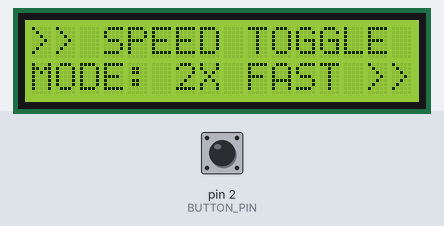
This sketch was run on a simulated Arduino Uno, built with avr-gcc and run on an emulated ATmega328P. Shown: 16×2 character LCD. The test bench sets the inputs (shaded band); at power-on: pin 2 (BUTTON_PIN) HIGH. Random numbers use the default seed unless the sketch sets one; what the sketch prints to the serial monitor is not drawn.

Above: at 1.7 s.
1.8 s: pin 2 (BUTTON_PIN) pulled LOW for 1 s
3.4 s: pin 2 (BUTTON_PIN) pulled LOW for 0.15 s
At 3.67 s:
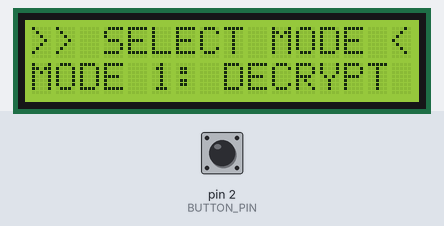
4.1 s: pin 2 (BUTTON_PIN) pulled LOW for 0.15 s
At 4.37 s:
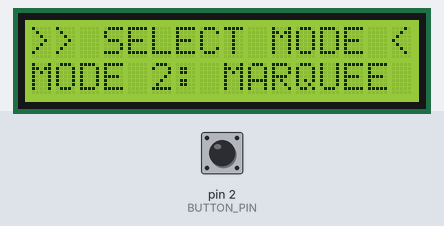
4.8 s: pin 2 (BUTTON_PIN) pulled LOW for 3.2 s
At 5.05 s:
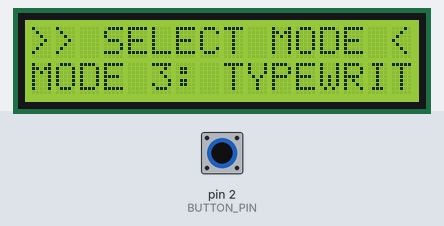
8.6 s: pin 2 (BUTTON_PIN) pulled LOW for 0.15 s
At 8.89 s:
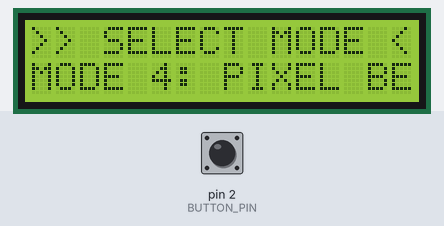
9.3 s: pin 2 (BUTTON_PIN) pulled LOW for 1 s
At 9.57 s:
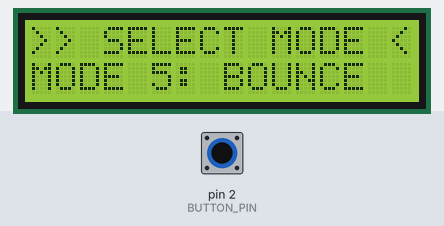

The sketch:

lcd_text_animation.ino
```cpp
/*
 ==============================================================================
  專案名稱: Arduino Uno v3 LCD 文字動畫互動系統 (Text Animation System)
  課程適用: ATB507 Interactive Arts and Technology / 互動藝術與科技
  硬體配備:
    1. Arduino Uno R3 (v3)
    2. LCD 1602 顯示螢幕 (支援 I2C 四線模式 或 原生平行 16 腳位模式)
    3. Digital Push Button v3 數位按鈕模組 (DFRobot Gravity / 標準按鈕)

  功能亮點:
    - 6種精美文字動畫模式 (開機儀式、黑客解碼、雙向走馬燈、打字機敘事、像素心跳音波、彈跳文字)
    - 採用非阻塞 millis() 狀態機架構，按鈕隨按隨響，毫無延遲卡頓
    - 支援「短按切換動畫模式」與「長按切換播放速度 (正常/倍速)」
    - 內建 8 組自訂 5x8 點陣像素圖案 (大小愛心跳動、4段式等化器音波、音符、游標)
    - 透過宏開關 #define USE_I2C_LCD 自由切換 I2C 與 平行 LCD 接口
 ==============================================================================
*/

// ========================【硬體規格與模式配置】========================
// 若使用 I2C 轉接板 (4條線: GND, VCC, SDA, SCL)，請設為 true
// 若使用標準 16 腳位 LCD1602 (無 I2C 模組)，請設為 false
#define USE_I2C_LCD true

// 按鈕接腳 (Digital Push Button v3 的信號腳 D/OUT)
// 推薦接到數位腳位 2 (Arduino Uno 的中斷腳位)
#define BUTTON_PIN 2

// 按鈕按下時的電平 (DFRobot Digital Push Button v3 預設按下為 HIGH)
// 若使用上拉電阻或按下為低電平的按鈕，可改為 LOW
#define BUTTON_PRESSED_STATE HIGH

// ========================【引入程式庫與初始化】========================
#if USE_I2C_LCD
  #include <Wire.h>
  #include <LiquidCrystal_I2C.h>
  // 常見 I2C 位址為 0x27 或 0x3F，若螢幕無顯示請嘗試改為 0x3F
  LiquidCrystal_I2C lcd(0x27, 16, 2);
#else
  #include <LiquidCrystal.h>
  // 標準平行腳位接法: RS, Enable, D4, D5, D6, D7
  LiquidCrystal lcd(12, 11, 5, 4, 3, 2);
#endif

// ========================【自訂 5x8 點陣字元圖形】========================
// LCD1602 最多支援 8 個自訂圖元 (編號 0 ~ 7)
const byte customCharData[8][8] = {
  // 0: 大愛心 (Big Heart)
  {
    0b00000,
    0b01010,
    0b11111,
    0b11111,
    0b11111,
    0b01110,
    0b00100,
    0b00000
  },
  // 1: 小愛心 (Small Heart)
  {
    0b00000,
    0b00000,
    0b01010,
    0b01110,
    0b00100,
    0b00000,
    0b00000,
    0b00000
  },
  // 2: 音符 (Music Note)
  {
    0b00010,
    0b00011,
    0b00010,
    0b00010,
    0b01110,
    0b11110,
    0b01100,
    0b00000
  },
  // 3: 等化器 1 格高 (Bar 1)
  {
    0b00000,
    0b00000,
    0b00000,
    0b00000,
    0b00000,
    0b00000,
    0b11111,
    0b11111
  },
  // 4: 等化器 2 格高 (Bar 2)
  {
    0b00000,
    0b00000,
    0b00000,
    0b00000,
    0b11111,
    0b11111,
    0b11111,
    0b11111
  },
  // 5: 等化器 3 格高 (Bar 3)
  {
    0b00000,
    0b00000,
    0b11111,
    0b11111,
    0b11111,
    0b11111,
    0b11111,
    0b11111
  },
  // 6: 等化器 全滿 (Bar 4)
  {
    0b11111,
    0b11111,
    0b11111,
    0b11111,
    0b11111,
    0b11111,
    0b11111,
    0b11111
  },
  // 7: 終端實心方塊 (Solid Block Cursor)
  {
    0b11111,
    0b11111,
    0b11111,
    0b11111,
    0b11111,
    0b11111,
    0b11111,
    0b11111
  }
};

// ========================【系統狀態與動畫變數】========================
const int TOTAL_MODES = 6;
int currentMode = 0;              // 當前動畫模式 (0 ~ 5)
bool isFastSpeed = false;          // 長按切換為加速模式

// 按鈕防抖與長按檢測變數
int lastButtonState = !BUTTON_PRESSED_STATE;
unsigned long buttonPressStartTime = 0;
bool longPressTriggered = false;
unsigned long lastDebounceTime = 0;
const unsigned long DEBOUNCE_DELAY = 40;     // 40ms 軟體防抖
const unsigned long LONG_PRESS_TIME = 1000;  // 1.0秒判定為長按

// 動畫計時變數 (完全採用非阻塞 millis() 調度)
unsigned long lastAnimUpdate = 0;
int animStep = 0;
int subStep = 0;

// 動畫文字字串常數
const char* const WELCOME_TITLE = "ATB507 ARDUINO";
const char* const WELCOME_SUB   = "[PRESS BUTTON]";

const char* const DECRYPT_LINE1 = "INTERACTIVE ART";
const char* const DECRYPT_LINE2 = "CREATIVE CODE OK";

const char* const MARQUEE_LINE1 = "ATB507 INTERACTIVE ARTS AND TECHNOLOGY * ARDUINO UNO V3 * ";
const char* const MARQUEE_LINE2 = "DIGITAL PUSH BUTTON V3 * 1602 LCD ANIMATION SHOWCASE * ";

const char* const TYPEWRITER_TEXT1 = "Hello, ATB507!";
const char* const TYPEWRITER_TEXT2 = "Code is Art :)";

// ========================【函式原型宣告】========================
void handleButton();
void switchMode(int newMode);
void displayModeBanner(const char* title);
void updateAnimation();

void animMode0_Welcome();
void animMode1_Decrypt();
void animMode2_Marquee();
void animMode3_Typewriter();
void animMode4_PixelVisualizer();
void animMode5_BounceText();

// ========================【初始化 setup()】========================
void setup() {
  Serial.begin(9600);
  Serial.println(F("Arduino LCD Text Animation System Initialized!"));

  // 按鈕腳位設定
  pinMode(BUTTON_PIN, INPUT);

  // 初始化 LCD 螢幕
  #if USE_I2C_LCD
    lcd.init();
    lcd.backlight();
  #else
    lcd.begin(16, 2);
  #endif

  // 註冊 8 組自訂字元
  for (int i = 0; i < 8; i++) {
    lcd.createChar(i, (uint8_t*)customCharData[i]);
  }

  lcd.clear();
  switchMode(0);
}

// ========================【主循環 loop()】========================
void loop() {
  // 1. 處理按鈕輸入 (高頻響應，毫秒級防抖)
  handleButton();

  // 2. 驅動當前文字動畫 (非阻塞更新)
  updateAnimation();
}

// ========================【按鈕檢測與狀態切換】========================
void handleButton() {
  int reading = digitalRead(BUTTON_PIN);
  unsigned long now = millis();

  // 檢測電平變化並執行防抖
  if (reading != lastButtonState) {
    lastDebounceTime = now;
  }

  if ((now - lastDebounceTime) > DEBOUNCE_DELAY) {
    // 按鍵剛剛被按下
    if (reading == BUTTON_PRESSED_STATE && buttonPressStartTime == 0) {
      buttonPressStartTime = now;
      longPressTriggered = false;
    }
    // 按鍵持續按住中：檢測是否觸發長按
    else if (reading == BUTTON_PRESSED_STATE && buttonPressStartTime > 0) {
      if (!longPressTriggered && (now - buttonPressStartTime >= LONG_PRESS_TIME)) {
        longPressTriggered = true;
        // 長按事件：切換動畫速度 (正常 / 加速)
        isFastSpeed = !isFastSpeed;

        // 螢幕短暫提示速度切換
        lcd.clear();
        lcd.setCursor(0, 0);
        lcd.print(F(">> SPEED TOGGLE"));
        lcd.setCursor(0, 1);
        if (isFastSpeed) {
          lcd.print(F("MODE: 2X FAST >>"));
        } else {
          lcd.print(F("MODE: 1X NORMAL"));
        }
        delay(600); // 短暫提示停留
        switchMode(currentMode); // 重新載入當前動畫
      }
    }
    // 按鍵放開
    else if (reading != BUTTON_PRESSED_STATE && buttonPressStartTime > 0) {
      // 若未觸發長按，則視為「短按」：切換至下一個動畫模式
      if (!longPressTriggered) {
        int nextMode = (currentMode + 1) % TOTAL_MODES;
        switchMode(nextMode);
      }
      buttonPressStartTime = 0;
    }
  }

  lastButtonState = reading;
}

// ========================【切換動畫模式】========================
void switchMode(int newMode) {
  currentMode = newMode;
  animStep = 0;
  subStep = 0;
  lastAnimUpdate = millis();
  lcd.clear();

  Serial.print(F("Switched to Mode: "));
  Serial.println(currentMode);

  // 顯示模式過渡標籤
  switch (currentMode) {
    case 0: displayModeBanner("MODE 0: WELCOME"); break;
    case 1: displayModeBanner("MODE 1: DECRYPT"); break;
    case 2: displayModeBanner("MODE 2: MARQUEE"); break;
    case 3: displayModeBanner("MODE 3: TYPEWRITER"); break;
    case 4: displayModeBanner("MODE 4: PIXEL BEAT"); break;
    case 5: displayModeBanner("MODE 5: BOUNCE"); break;
  }
}

// 模式切換時的短暫過渡效果
void displayModeBanner(const char* title) {
  lcd.clear();
  lcd.setCursor(0, 0);
  lcd.print(F(">> SELECT MODE <<"));
  lcd.setCursor(0, 1);
  lcd.print(title);
  delay(350); // 短暫提示停留
  lcd.clear();
}

// ========================【動畫總調度器】========================
void updateAnimation() {
  switch (currentMode) {
    case 0: animMode0_Welcome(); break;
    case 1: animMode1_Decrypt(); break;
    case 2: animMode2_Marquee(); break;
    case 3: animMode3_Typewriter(); break;
    case 4: animMode4_PixelVisualizer(); break;
    case 5: animMode5_BounceText(); break;
  }
}

// ==============================================================================
// 模式 0: 開機儀式與互動引導 (Welcome & Interaction Guide)
// 第一行呼吸置中顯示，第二行閃爍指示箭頭提示點擊按鈕
// ==============================================================================
void animMode0_Welcome() {
  unsigned long interval = isFastSpeed ? 250 : 500;
  if (millis() - lastAnimUpdate < interval) return;
  lastAnimUpdate = millis();

  // 第一行：常駐置中標題
  lcd.setCursor(1, 0);
  lcd.print(WELCOME_TITLE);

  // 第二行：按鈕引導與跳動圖示
  lcd.setCursor(0, 1);
  if (animStep % 2 == 0) {
    lcd.write(byte(0)); // 大愛心圖示
    lcd.print(F(" PRESS BUTTON "));
    lcd.write(byte(0));
  } else {
    lcd.write(byte(1)); // 小愛心圖示
    lcd.print(F(" >>>> PUSH <<<< "));
    lcd.write(byte(1));
  }
  animStep++;
}

// ==============================================================================
// 模式 1: 黑客矩陣密碼解碼動畫 (Hacker Cyber Decrypt Animation)
// 字符初始時隨機亂碼閃爍，隨後從左到右一個個「破解鎖定」成真實文字
// ==============================================================================
void animMode1_Decrypt() {
  unsigned long interval = isFastSpeed ? 40 : 80;
  if (millis() - lastAnimUpdate < interval) return;
  lastAnimUpdate = millis();

  int len1 = strlen(DECRYPT_LINE1);
  int len2 = strlen(DECRYPT_LINE2);

  // 隨機字符集供解碼過渡使用
  const char randomCharset[] = "0123456789ABCDEF$#@%&*!~";
  int charsetSize = sizeof(randomCharset) - 1;

  // 行 1 處理
  lcd.setCursor(0, 0);
  for (int i = 0; i < 16; i++) {
    if (i < len1) {
      if (i < animStep) {
        lcd.print(DECRYPT_LINE1[i]); // 已破解完成的字元
      } else if (i == animStep) {
        lcd.write(byte(7));          // 正在破解的光標方塊
      } else {
        lcd.print(randomCharset[random(0, charsetSize)]); // 雜湊亂碼
      }
    } else {
      lcd.print(' ');
    }
  }

  // 行 2 處理 (在行 1 破解一定長度後開始破解行 2)
  lcd.setCursor(0, 1);
  for (int i = 0; i < 16; i++) {
    if (i < len2) {
      if (animStep >= len1 && i < (animStep - len1)) {
        lcd.print(DECRYPT_LINE2[i]); // 已破解完成的字元
      } else if (animStep >= len1 && i == (animStep - len1)) {
        lcd.write(byte(7));          // 解碼光標
      } else {
        lcd.print(randomCharset[random(0, charsetSize)]);
      }
    } else {
      lcd.print(' ');
    }
  }

  // 解碼步進推進
  subStep++;
  if (subStep % 2 == 0) {
    animStep++;
  }

  // 解碼全部完成後停留並重啟循環
  if (animStep > (len1 + len2 + 8)) {
    animStep = 0;
    subStep = 0;
    lcd.clear();
  }
}

// ==============================================================================
// 模式 2: 雙向平滑走馬燈 (Dual-Direction Smooth Marquee)
// 第一行向左奔流滾動，第二行向右奔流滾動，構成流體視覺
// ==============================================================================
void animMode2_Marquee() {
  unsigned long interval = isFastSpeed ? 160 : 300;
  if (millis() - lastAnimUpdate < interval) return;
  lastAnimUpdate = millis();

  int len1 = strlen(MARQUEE_LINE1);
  int len2 = strlen(MARQUEE_LINE2);

  // 第一行：向左滾動 (Left Scroll)
  lcd.setCursor(0, 0);
  for (int i = 0; i < 16; i++) {
    int charIndex = (animStep + i) % len1;
    lcd.print(MARQUEE_LINE1[charIndex]);
  }

  // 第二行：向右滾動 (Right Scroll)
  lcd.setCursor(0, 1);
  for (int i = 0; i < 16; i++) {
    int charIndex = (len2 * 50 - animStep + i) % len2;
    if (charIndex < 0) charIndex += len2;
    lcd.print(MARQUEE_LINE2[charIndex]);
  }

  animStep++;
}

// ==============================================================================
// 模式 3: 打字機敘事動畫 (Typewriter Storyteller Effect)
// 文字像打字機一樣逐字打印，帶閃爍下劃線游標，標點符號自動暫停
// ==============================================================================
void animMode3_Typewriter() {
  unsigned long interval = isFastSpeed ? 80 : 160;
  if (millis() - lastAnimUpdate < interval) return;
  lastAnimUpdate = millis();

  int len1 = strlen(TYPEWRITER_TEXT1);
  int len2 = strlen(TYPEWRITER_TEXT2);

  if (subStep == 0) {
    // 階段 0: 打印第一行
    if (animStep <= len1) {
      lcd.setCursor(0, 0);
      for (int i = 0; i < animStep; i++) {
        lcd.print(TYPEWRITER_TEXT1[i]);
      }
      if (animStep < len1) {
        lcd.print('_'); // 閃爍打字游標
      }
      animStep++;
    } else {
      subStep = 1; // 第一行完畢，準備打印第二行
      animStep = 0;
    }
  } else if (subStep == 1) {
    // 階段 1: 第一行保持，打印第二行
    lcd.setCursor(0, 0);
    lcd.print(TYPEWRITER_TEXT1);

    if (animStep <= len2) {
      lcd.setCursor(0, 1);
      for (int i = 0; i < animStep; i++) {
        lcd.print(TYPEWRITER_TEXT2[i]);
      }
      if (animStep < len2) {
        lcd.print('_');
      }
      animStep++;
    } else {
      subStep = 2; // 全部打印完畢，進入閱讀停留階段
      animStep = 0;
    }
  } else if (subStep == 2) {
    // 階段 2: 停頓閱讀，游標持續呼吸閃爍
    lcd.setCursor(0, 0);
    lcd.print(TYPEWRITER_TEXT1);
    lcd.setCursor(0, 1);
    lcd.print(TYPEWRITER_TEXT2);
    lcd.setCursor(len2, 1);
    if ((animStep % 2) == 0) {
      lcd.print('_');
    } else {
      lcd.print(' ');
    }

    animStep++;
    if (animStep > 12) { // 閱讀停留結束，清屏重新開始
      subStep = 0;
      animStep = 0;
      lcd.clear();
    }
  }
}

// ==============================================================================
// 模式 4: 像素微動畫與音波等化器 (Pixel Heartbeat & Audio Equalizer)
// 運用 8 組 5x8 自訂點陣：愛心跳動 + 4 段動態音頻頻譜柱狀圖
// ==============================================================================
void animMode4_PixelVisualizer() {
  unsigned long interval = isFastSpeed ? 100 : 200;
  if (millis() - lastAnimUpdate < interval) return;
  lastAnimUpdate = millis();

  // 第一行：愛心跳動與標題
  lcd.setCursor(0, 0);
  if (animStep % 2 == 0) {
    lcd.write(byte(0)); // 大心
    lcd.print(F(" TECH PULSE "));
    lcd.write(byte(0));
    lcd.print(F(" "));
    lcd.write(byte(2)); // 音符
  } else {
    lcd.write(byte(1)); // 小心
    lcd.print(F(" TECH PULSE "));
    lcd.write(byte(1));
    lcd.print(F(" "));
    lcd.print(F(" "));
  }

  // 第二行：16 欄動態音頻頻譜柱狀圖 (擬真等化器跳動)
  lcd.setCursor(0, 1);
  for (int col = 0; col < 16; col++) {
    // 結合三角函數與隨機噪聲產生平滑起伏波形
    int level = (int)(2.0 + 1.8 * sin((animStep * 0.4) + (col * 0.6))) + random(0, 2);
    if (level < 3) level = 3; // customChar 3對應 bar1
    if (level > 6) level = 6; // customChar 6對應 bar4
    lcd.write(byte(level));
  }

  animStep++;
}

// ==============================================================================
// 模式 5: 彈跳文字 (Ping-Pong Bouncing Text)
// 經典螢幕保護程式效果，文字塊在 16 格寬度內左右來回撞牆反彈
// ==============================================================================
void animMode5_BounceText() {
  unsigned long interval = isFastSpeed ? 90 : 180;
  if (millis() - lastAnimUpdate < interval) return;
  lastAnimUpdate = millis();

  static int posX = 0;
  static int dirX = 1;
  static int row = 0;
  const char bounceWord[] = "<ATB507>";
  int wordLen = strlen(bounceWord);
  int maxPos = 16 - wordLen;

  // 清除當前行
  lcd.setCursor(0, row);
  lcd.print(F("                "));

  // 更新座標
  posX += dirX;
  if (posX >= maxPos) {
    posX = maxPos;
    dirX = -1;
    row = 1 - row; // 撞牆後換到另一行！
  } else if (posX <= 0) {
    posX = 0;
    dirX = 1;
    row = 1 - row; // 撞牆後換行
  }

  // 繪製彈跳文字與邊界火花
  lcd.setCursor(posX, row);
  lcd.print(bounceWord);

  // 在另一行顯示狀態資訊
  int otherRow = 1 - row;
  lcd.setCursor(0, otherRow);
  lcd.print(F("BOUNCE ANIMATION"));
}
```
